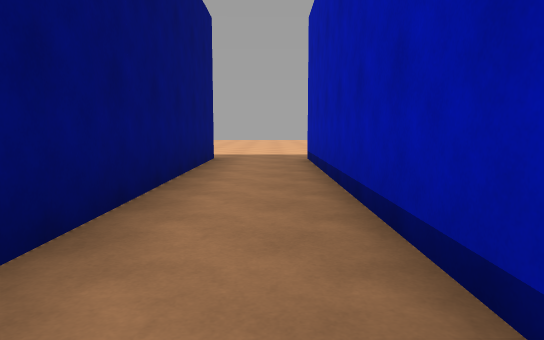
View 1 (above)

20 first-person views from a walk through a scene from a Unity 3-D project. The camera is 1.2 m above the floor, tilts 6° down and sees 70° across. The floor is counted in squares, 1.88 m on a side. Each view is taken from the middle of a square. On the plan, view 1 faces up. The plan holds only what a view shows up to about 11 squares ahead; the rest is blank. The place goes on beyond the plan. The player is left out. Surface patterns are stand-ins for the level's own textures.

View 2
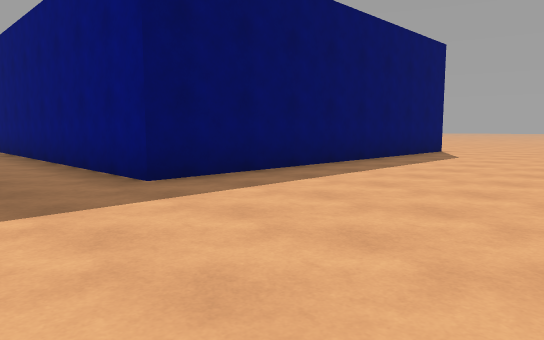

View 3
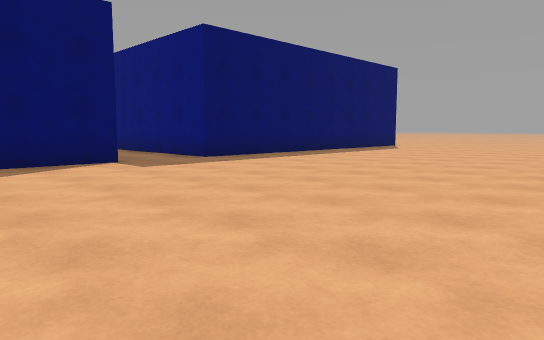

View 4
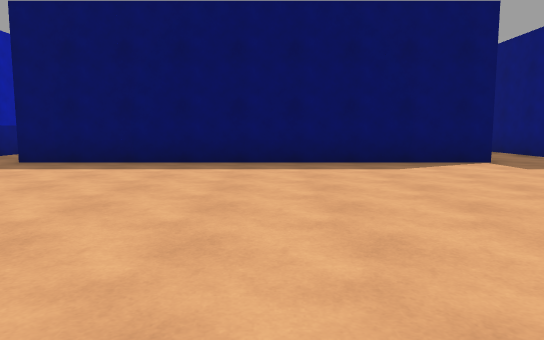

View 5
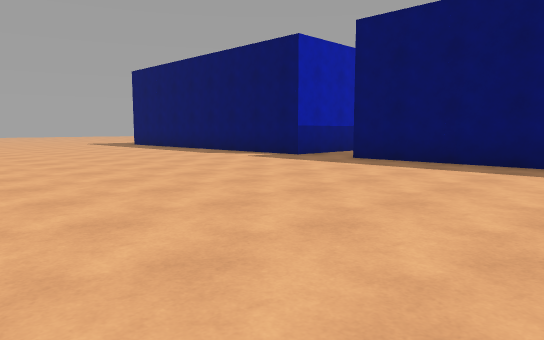

View 6
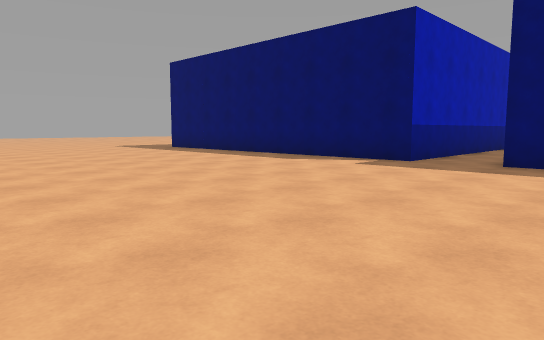

View 7
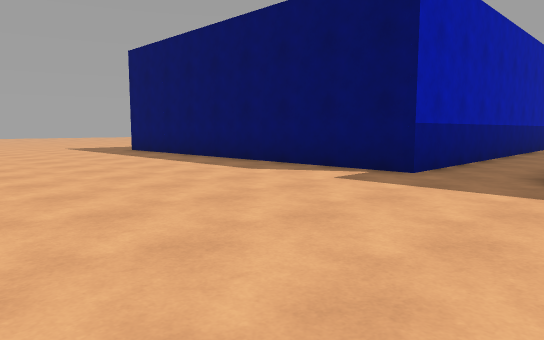

View 8
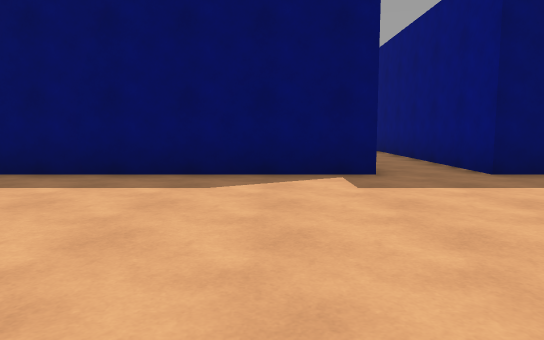

View 9
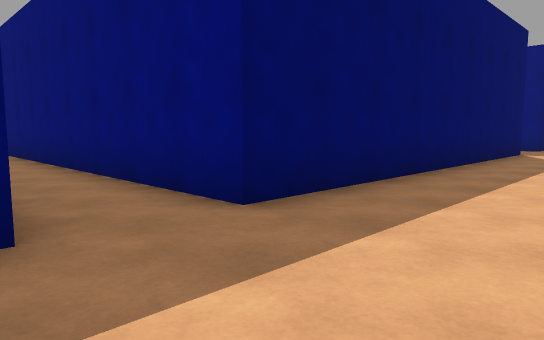

View 10
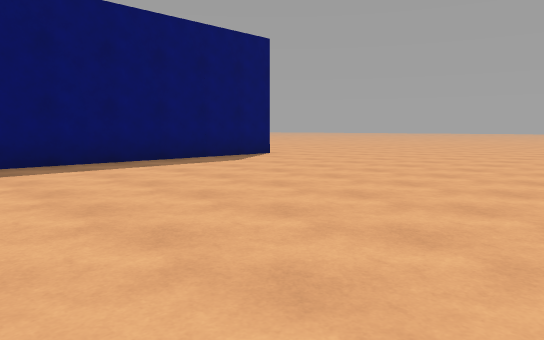

View 11
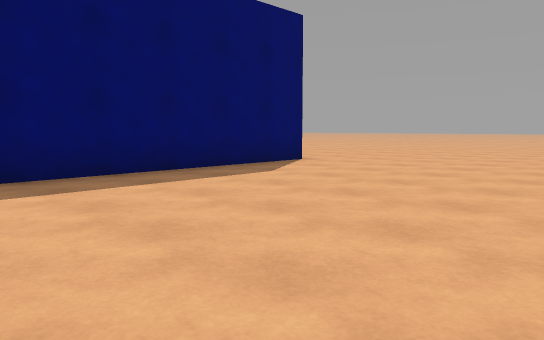

View 12
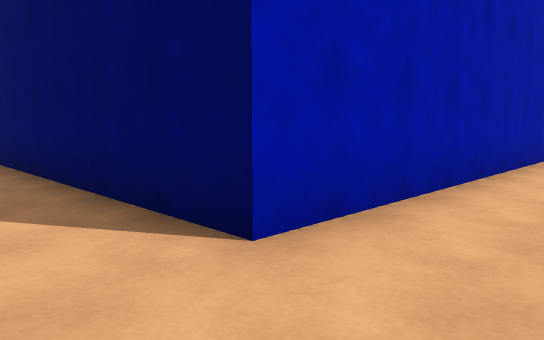

View 13
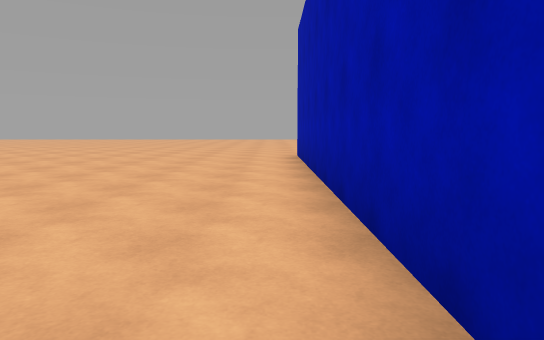

View 14
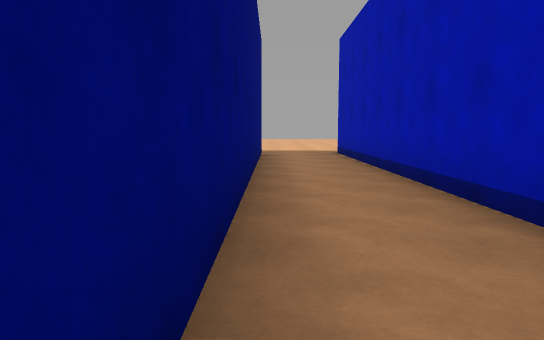

View 15
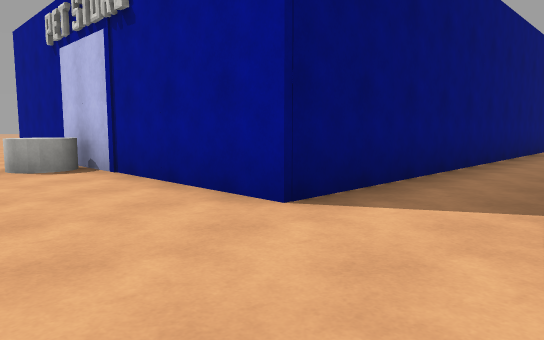

View 16
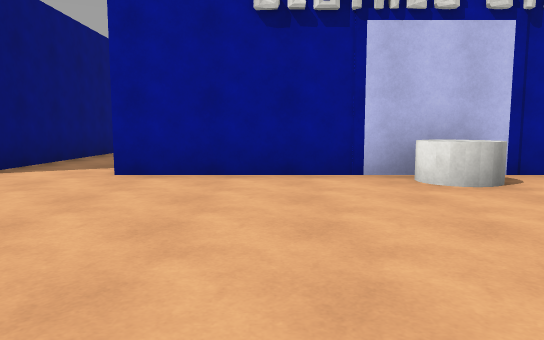

View 17
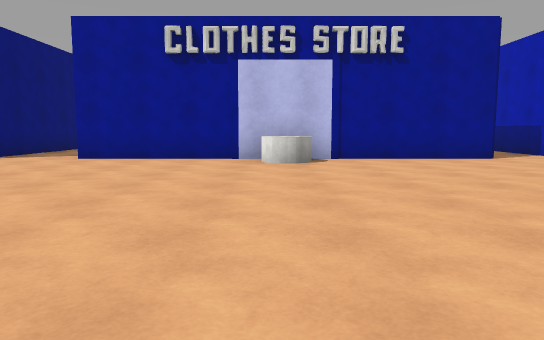

View 18
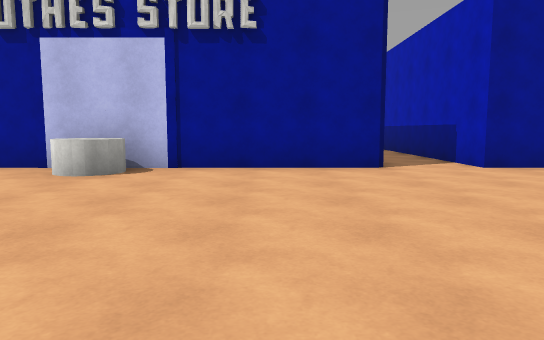

View 19
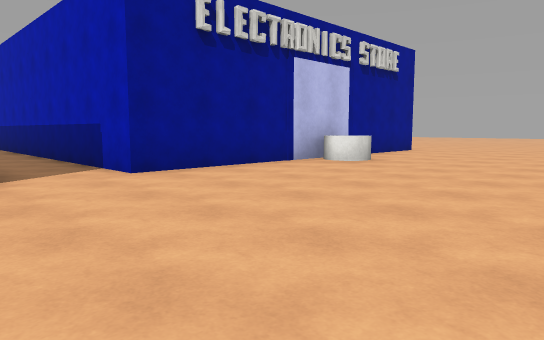

View 20
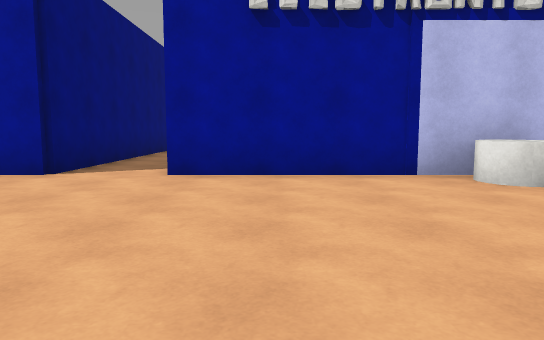

### Floor plan
Points are (right, up) in squares from view 1. A wall is a line through its corners. A room is listed if a view was taken in it or the views show most of it. See-through windows are left out.
Room 1 (views 1, 2, 3, 4, 5, 6, 7, 8, 9, 10, 11, 12, 13, 14)
walls: (0.8, 0.5) (0.8, 8.5) (9.9, 8.5) (9.9, -6.6); (-10.4, -0.2) (-10.4, 8.5) (-1.3, 8.5) (-1.3, -6.6); (11.5, -6.6) (11.5, 8.5) (18.5, 8.5)
ways out: opening at (-0.5, -6) to room 2; opening at (11, -6) to room 2
Room 2 (views 15, 16, 17, 18, 19, 20)
walls: (4.4, -6.6) (0.7, -6.6); (-1.3, -6.6) (-4.5, -6.6); (9.9, -6.6) (6.4, -6.6); (-6.4, -6.6) (-10.4, -6.6); (15.1, -6.6) (11.5, -6.6); (18.5, -6.6) (17.4, -6.6)
ways out: opening at (-0.5, -6) to room 1; opening at (11, -6) to room 1
objects: other object (-6, -6) to (-5, -6)

Positions as (right, up) in squares from view 1, and headings:
1: (0, 0), facing up
2: (1, 13), facing down-left
3: (4, 16), facing down-left
4: (5, 16), facing down
5: (5, 16), facing down-right
6: (8, 16), facing down-right
7: (9, 14), facing down-right
8: (13, 14), facing down
9: (12, 11), facing down-left
10: (-3, 16), facing down-left
11: (-4, 14), facing down-left
12: (-12, 10), facing down-right
13: (-11, -1), facing up
14: (-1, -2), facing up
15: (1, -9), facing up-left
16: (3, -12), facing up
17: (5, -15), facing up
18: (8, -13), facing up
19: (9, -12), facing up-right
20: (13, -12), facing up
